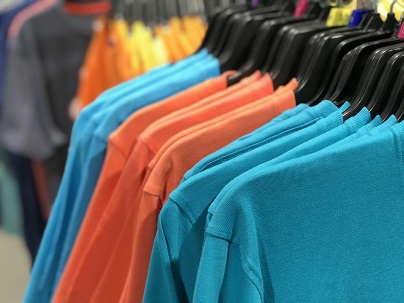
#> input picture OpenCV_code/images/shirt1.jpg, 404 x 303 px
$ python histograms.py
#> lines starting #> are read from the running program, lines starting #| are printed output that depends on the picture
# -*- coding: utf-8 -*-
"""

@author: abhilash
"""
#import opencv library
import cv2 as cv
from matplotlib import pyplot as plt
#import numpy as np


#read the image from computer
img = cv.imread('images/shirt1.jpg',0)
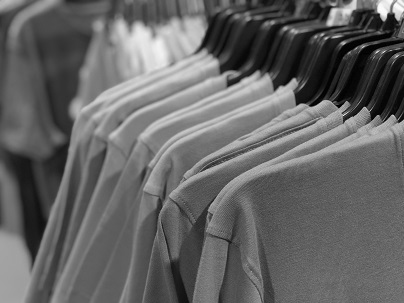
#> img: shape (303, 404); min 0, max 254, mean 101.1
cv.imshow("Original Image", img)

plt.hist(img.ravel(),256,[0,256])
plt.show
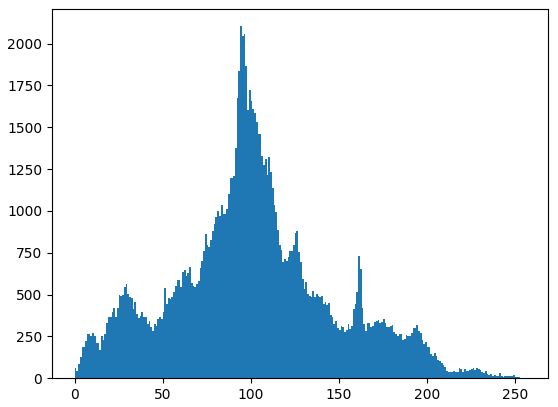
#> figure drawn by matplotlib, 1 panel; tallest bar 2104 high, from x = 94 to 95

$ run again, with OpenCV_code/images/abhi1.JPG copied over OpenCV_code/images/shirt1.jpg
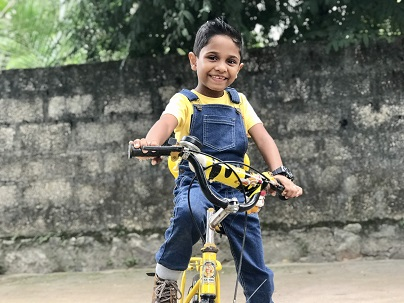
#> input picture OpenCV_code/images/abhi1.JPG, 404 x 303 px
#> `img = cv.imread('images/shirt1.jpg',0)`:
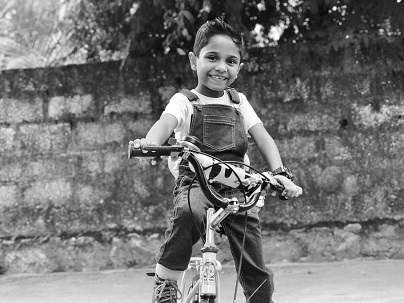
#> img: shape (303, 404); min 0, max 255, mean 117.3
#> `plt.show`:
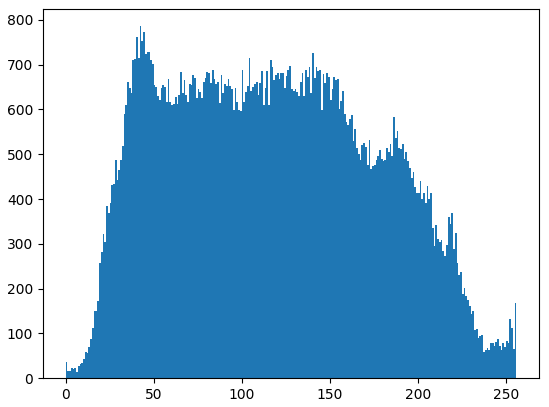
#> figure drawn by matplotlib, 1 panel; tallest bar 786 high, from x = 42 to 43

$ run again, with OpenCV_code/images/abhi2.jpg copied over OpenCV_code/images/shirt1.jpg
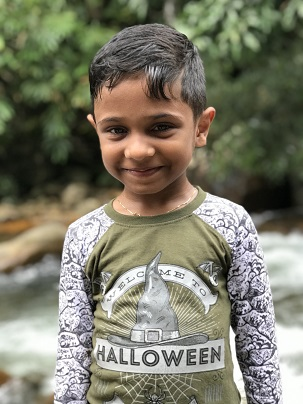
#> input picture OpenCV_code/images/abhi2.jpg, 303 x 404 px
#> `img = cv.imread('images/shirt1.jpg',0)`:
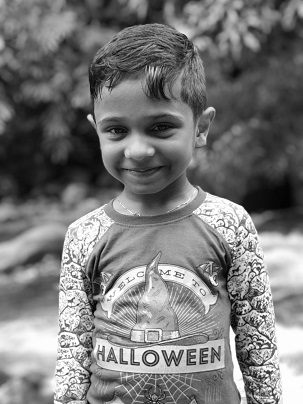
#> img: shape (404, 303); min 0, max 255, mean 121.1
#> `plt.show`:
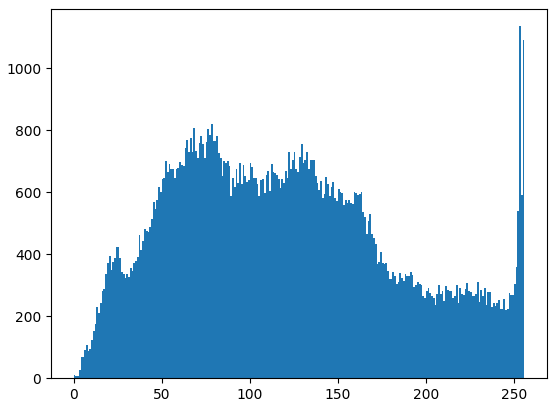
#> figure drawn by matplotlib, 1 panel; tallest bar 1135 high, from x = 253 to 254
